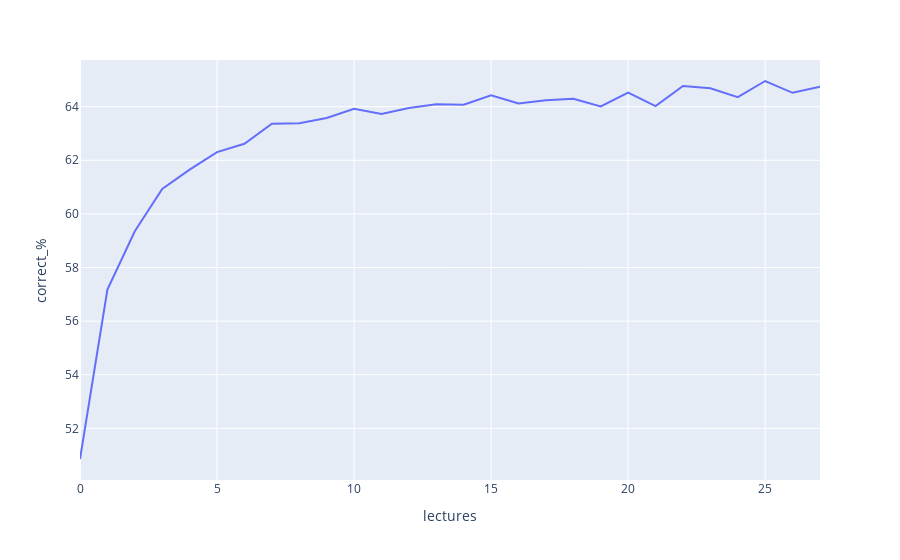

Notebook cell for this chart:
### Markdown cell above
и построим график

### Code cell
px.line(result, x='lectures', y='correct_%')

### Figure 1 — Plotly figure (JSON) as saved in the notebook; plotly's stock layout.template omitted (floating-point values rounded to 4 significant figures)
{"data": [{"hovertemplate": "lectures=%{x}<br>correct_%=%{y}<extra></extra>", "legendgroup": "", "line": {"color": "#636efa", "dash": "solid"}, "marker": {"symbol": "circle"}, "mode": "lines", "name": "", "orientation": "v", "showlegend": false, "type": "scatter", "x": [0, 1, 2, 3, 4, 5, 6, 7, 8, 9, 10, 11, 12, 13, 14, 15, 16, 17, 18, 19, 20, 21, 22, 23, 24, 25, 26, 27], "xaxis": "x", "y": [50.86, 57.18, 59.35, 60.93, 61.65, 62.3, 62.61, 63.36, 63.38, 63.58, 63.92, 63.73, 63.95, 64.09, 64.07, 64.42, 64.12, 64.24, 64.29, 64.01, 64.53, 64.02, 64.77, 64.69, 64.35, 64.96, 64.52, 64.75], "yaxis": "y"}], "layout": {"autosize": true, "legend": {"tracegroupgap": 0}, "margin": {"t": 60}, "xaxis": {"anchor": "y", "autorange": true, "domain": [0, 1], "range": [0, 27], "title": {"text": "lectures"}, "type": "linear"}, "yaxis": {"anchor": "x", "autorange": true, "domain": [0, 1], "range": [50.08, 65.74], "title": {"text": "correct_%"}, "type": "linear"}}}
